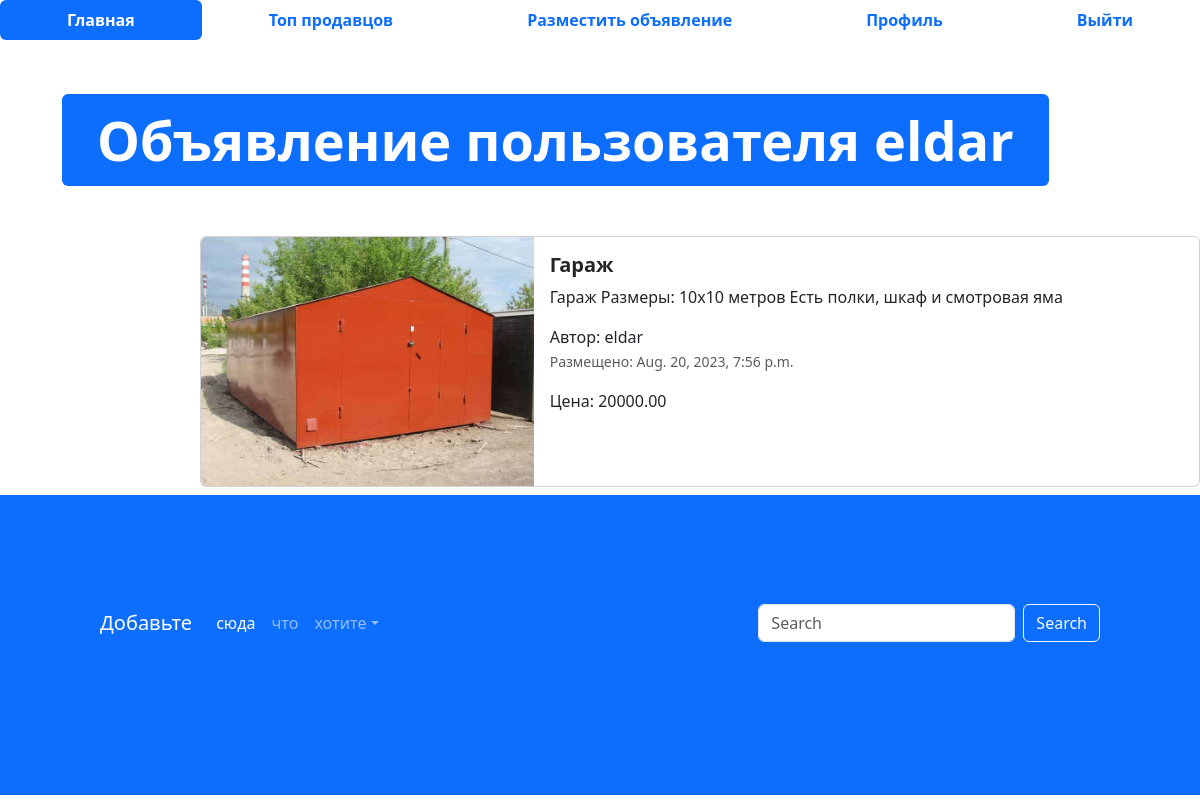
The page /advertisement/1 (signed in) on the database its author committed.
### app_advs/models.py (models this page shows, shortened)
class Advertisement(models.Model):
    title = models.CharField(verbose_name='Заголовок', max_length=128)
    description = models.TextField(verbose_name='Описание')
    image = models.ImageField(verbose_name='Изображение', upload_to='advs/', null=True, blank=True)
    price = models.DecimalField(verbose_name='Цена', max_digits=10, decimal_places=2)
    auction = models.BooleanField(verbose_name='Торг', help_text='Отметье, уместен ли торг')
    created_at = models.DateTimeField(auto_now_add=True)
    updated_at = models.DateTimeField(auto_now=True)
    user = models.ForeignKey(User, on_delete=models.CASCADE, verbose_name='Пользователь')
    class Meta:
        db_table = 'advertisements'

### app_advs/views.py (the view)
# urls.py: path('advertisement/<int:pk>', adv, name='adv'),
@login_required(login_url=reverse_lazy('login'))
def adv(request, pk):
    advertisement = Advertisement.objects.get(id=pk)
    context = {'advertisement': advertisement}
    return render(request, 'app_advs/advertisement.html', context=context)

### templates/app_advs/advertisement.html (shortened to what this page needs)
{% extends 'base.html' %}
{% load static %}
{% block content %}
<ul class="nav nav-pills sticky-top bg-white nav-fill">
  <li class="nav-item">
    <a class="nav-link active" aria-current="page" href="{% url 'main_page' %}">
      <span style="font-weight: bold;">Главная</span>
    </a>
  </li>
  <li class="nav-item">
    <a class="nav-link" href="{% url 'top-sellers' %}"><span style="font-weight: bold;">Топ продавцов</span>
    </a>
  </li>
  <li class="nav-item">
    <a class="nav-link" href="{% url 'adv-post' %}">
      <span style="font-weight: bold;">Разместить объявление</span>
    </a>
  </li>
    {% if user.is_authenticated %}
      <li class="nav-item">
        <a class="nav-link" href="{% url 'profile' %}">
          <span style="font-weight: bold;">Профиль</span>
        </a>
      </li>
      <li class="nav-item">
        <a class="nav-link" href="{% url 'logout' %}">
          <span style="font-weight: bold;">Выйти</span>
        </a>
      </li>
  {% endif %}
</ul>
<div class="container" style="margin: 50px;">
  <div class="display-2">
    <span class="badge bg-primary">Объявление пользователя {{ advertisement.user }}</span>
  </div>
</div>
<div class="col offset-2">
  <div class="card mb-2" style="max-width: 1200px; margin-top: 20px;">
    <div class="row g-0">
      <div class="col-md-4">
        <a href="#" class="nav-link">
          <img src="{% if advertisement.image %}{{ advertisement.image.url }}{% else %}{% static 'img/adv.png' %}{%endif%}" class="img-fluid rounded-start" alt="Card title">
        </a>
      </div>
      <div class="col">
        <div class="card-body">
          <h5 class="card-title">
            <a href="#" class="nav-link"><strong>{{ advertisement.title }}</strong></a>
          </h5>
          <p class="card-text">
            {{ advertisement.description }}
          </p>
          <span>Автор: {{ advertisement.user }}</span>
          <p class="card-text"><small class="text-muted">Размещено: {{ advertisement.created_at }}</small></p>
          <p class="card-text">Цена: {{ advertisement.price }}</p>
        </div>
      </div>
    </div>
  </div>
</div>
<footer style="padding: 100px; min-height: 300px;" class="bg-primary">
  <nav class="navbar navbar-expand-sm navbar-dark">
    <a class="navbar-brand" href="#">Добавьте</a>
    <div class="collapse navbar-collapse" id="collapsibleNavId">
      <ul class="navbar-nav me-auto mt-2 mt-lg-0">
        <li class="nav-item">
          <a class="nav-link active" href="#" aria-current="page">сюда</a>
        </li>
        <li class="nav-item">
          <a class="nav-link" href="#">что</a>
        </li>
        <li class="nav-item dropdown">
          <a class="nav-link dropdown-toggle" href="#" id="dropdownId" data-bs-toggle="dropdown" aria-haspopup="true"
            aria-expanded="false">хотите</a>
        </li>
      </ul>
      <form class="d-flex my-2 my-lg-0">
        <input class="form-control me-sm-2" type="text" placeholder="Search">
        <button class="btn btn-outline-light my-2 my-sm-0" type="submit">Search</button>
      </form>
    </div>
  </nav>
</footer>
{% endblock %}

### rows shown on the page
Advertisement: user "eldar", image (picture), title "Гараж", description "Гараж Размеры: 10х10 метров Есть полки, шкаф и смотровая яма", created_at "Aug. 20, 2023, 7:56 p.m.", price "20000.00"
